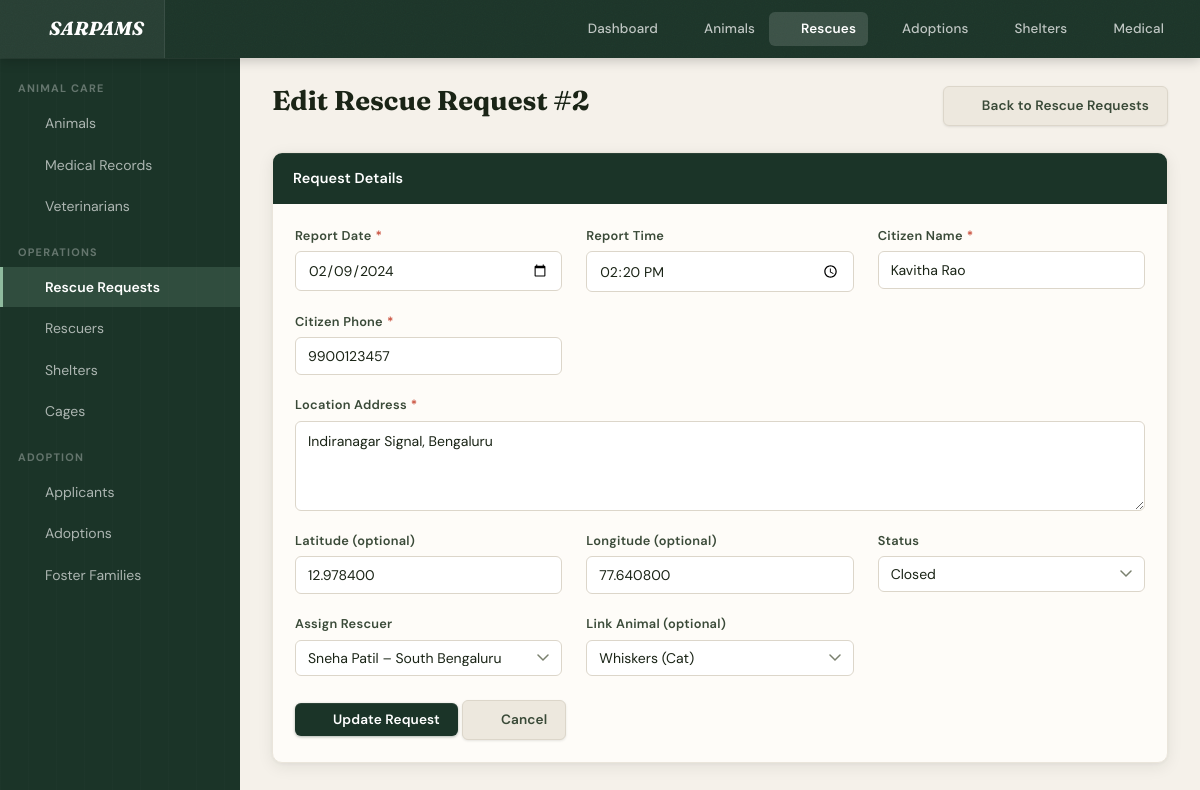
The page /rescue_requests/edit.php?id=2 on the database its author committed.
### tables this page shows
CREATE TABLE IF NOT EXISTS RESCUE_REQUEST (
    request_id        INT AUTO_INCREMENT PRIMARY KEY,
    report_date       DATE NOT NULL,
    report_time       TIME NOT NULL,
    location_address  VARCHAR(200) NOT NULL,
    latitude          DECIMAL(9,6),
    longitude         DECIMAL(9,6),
    status            ENUM('Open','Assigned','Closed') NOT NULL DEFAULT 'Open',
    citizen_name      VARCHAR(100) NOT NULL,
    citizen_phone     VARCHAR(15) NOT NULL,
    rescuer_id        INT,
    animal_id         INT,
    created_at        TIMESTAMP DEFAULT CURRENT_TIMESTAMP,
    FOREIGN KEY (rescuer_id) REFERENCES RESCUER(rescuer_id) ON DELETE SET NULL,
    FOREIGN KEY (animal_id)  REFERENCES ANIMAL(animal_id)  ON DELETE SET NULL
);

CREATE TABLE IF NOT EXISTS RESCUER (
    rescuer_id          INT AUTO_INCREMENT PRIMARY KEY,
    first_name          VARCHAR(50) NOT NULL,
    last_name           VARCHAR(50) NOT NULL,
    phone               VARCHAR(15) NOT NULL UNIQUE,
    email               VARCHAR(100) UNIQUE,
    zone_area           VARCHAR(60) NOT NULL,
    certification_level ENUM('Basic','Intermediate','Advanced') NOT NULL,
    is_available        BOOLEAN DEFAULT TRUE,
    join_date           DATE NOT NULL,
    created_at          TIMESTAMP DEFAULT CURRENT_TIMESTAMP
);

CREATE TABLE IF NOT EXISTS ANIMAL (
    animal_id     INT AUTO_INCREMENT PRIMARY KEY,
    name          VARCHAR(60) NOT NULL,
    species       VARCHAR(40) NOT NULL,
    breed         VARCHAR(60),
    age_years     DECIMAL(4,1),
    sex           CHAR(1) CHECK (sex IN ('M','F','U')),
    colour        VARCHAR(60) NOT NULL,
    weight_kg     DECIMAL(5,2),
    microchip_no  VARCHAR(25) UNIQUE,
    intake_date   DATE NOT NULL,
    health_status VARCHAR(20) DEFAULT 'Unknown',
    is_vaccinated BOOLEAN DEFAULT FALSE,
    is_neutered   BOOLEAN DEFAULT FALSE,
    cage_id       INT,
    created_at    TIMESTAMP DEFAULT CURRENT_TIMESTAMP,
    FOREIGN KEY (cage_id) REFERENCES CAGE(cage_id) ON DELETE SET NULL
);

### config/db.php (called while the page is built, shortened)
<?php
function getDB() {
    static $conn = null;
    if ($conn === null) {
        $conn = new mysqli(DB_HOST, DB_USER, DB_PASS, DB_NAME);
        $conn->set_charset('utf8mb4');
    }
    return $conn;
}
function query($sql) {
    $result = getDB()->query($sql);
    return $result;
}
function fetchAll($sql) {
    $result = query($sql);
    $rows = [];
    while ($row = $result->fetch_assoc()) $rows[] = $row;
    return $rows;
}
function fetchOne($sql) {
    $result = query($sql);
    return $result->fetch_assoc();
}

### rescue_requests/edit.php (the view, shortened to what this page needs)
<?php
require_once __DIR__ . '/../config/db.php';
$id = isset($_GET['id']) ? (int)$_GET['id'] : 0;
$request = fetchOne("SELECT * FROM RESCUE_REQUEST WHERE request_id=$id");
$d = ($_SERVER['REQUEST_METHOD'] === 'POST') ? $_POST : $request;
$rescuers = fetchAll("SELECT rescuer_id, first_name, last_name, zone_area, is_available FROM RESCUER ORDER BY first_name");
$animals  = fetchAll("SELECT animal_id, name, species FROM ANIMAL ORDER BY name");
require_once __DIR__ . '/../includes/header.php';
?>
<div class="page-header">
    <h1 class="page-title">Edit Rescue Request #<?= $id ?></h1>
    <a href="/sarpams/rescue_requests/index.php" class="btn btn-secondary"><i data-lucide="arrow-left"></i> Back to Rescue Requests</a>
</div>
<div class="card">
    <div class="card-header">Request Details</div>
    <div class="card-body">
        <form method="post" action="">
            <div class="form-grid">
                <div class="form-group required">
                    <label>Report Date</label>
                    <input type="date" name="report_date" value="<?= htmlspecialchars($d['report_date'] ?? '') ?>" required>
                </div>
                <div class="form-group">
                    <label>Report Time</label>
                    <input type="time" name="report_time" value="<?= htmlspecialchars($d['report_time'] ?? '') ?>">
                </div>
                <div class="form-group required">
                    <label>Citizen Name</label>
                    <input type="text" name="citizen_name" value="<?= htmlspecialchars($d['citizen_name'] ?? '') ?>" required>
                </div>
                <div class="form-group required">
                    <label>Citizen Phone</label>
                    <input type="text" name="citizen_phone" value="<?= htmlspecialchars($d['citizen_phone'] ?? '') ?>" required>
                </div>
                <div class="form-group full required">
                    <label>Location Address</label>
                    <textarea name="location_address" rows="3" required><?= htmlspecialchars($d['location_address'] ?? '') ?></textarea>
                </div>
                <div class="form-group">
                    <label>Latitude (optional)</label>
                    <input type="number" name="latitude" step="0.000001" value="<?= htmlspecialchars($d['latitude'] ?? '') ?>">
                </div>
                <div class="form-group">
                    <label>Longitude (optional)</label>
                    <input type="number" name="longitude" step="0.000001" value="<?= htmlspecialchars($d['longitude'] ?? '') ?>">
                </div>
                <div class="form-group">
                    <label>Status</label>
                    <select name="status">
                        <?php foreach (['Open','Assigned','Closed'] as $st): ?>
                            <option value="<?= $st ?>" <?= (($d['status'] ?? 'Open') === $st) ? 'selected' : '' ?>><?= $st ?></option>
                        <?php endforeach; ?>
                    </select>
                </div>
                <div class="form-group">
                    <label>Assign Rescuer</label>
                    <select name="rescuer_id">
                        <?php foreach ($rescuers as $r): ?>
                            <option value="<?= $r['rescuer_id'] ?>" <?= (($d['rescuer_id'] ?? '') == $r['rescuer_id']) ? 'selected' : '' ?>>
                                <?= htmlspecialchars($r['first_name'] . ' ' . $r['last_name']) ?>
                                – <?= htmlspecialchars($r['zone_area']) ?>
                            </option>
                        <?php endforeach; ?>
                    </select>
                </div>
                <div class="form-group">
                    <label>Link Animal (optional)</label>
                    <select name="animal_id">
                        <?php foreach ($animals as $a): ?>
                            <option value="<?= $a['animal_id'] ?>" <?= (($d['animal_id'] ?? '') == $a['animal_id']) ? 'selected' : '' ?>>
                                <?= htmlspecialchars($a['name']) ?> (<?= htmlspecialchars($a['species']) ?>)
                            </option>
                        <?php endforeach; ?>
                    </select>
                </div>
            </div>
            <div style="margin-top:1.5rem;">
                <button type="submit" class="btn btn-primary"><i data-lucide="save"></i> Update Request</button>
                <a href="/sarpams/rescue_requests/index.php" class="btn btn-secondary"><i data-lucide="x"></i> Cancel</a>
            </div>
        </form>
    </div>
</div>

### rows shown on the page
rescue_request: report_date "02/09/2024", report_time "14:20:00", citizen_name "Kavitha Rao", citizen_phone "9900123457", location_address "Indiranagar Signal, Bengaluru", latitude "12.978400", longitude "77.640800", status "Closed", rescuer_id "Sneha Patil – South Bengaluru", animal_id "Whiskers (Cat)"

### other values the page prints
$id "2"
